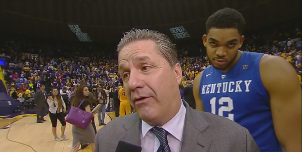
#> input picture towns.png, 302 x 152 px
$ python towns.py   (Python 2 division)   (older library calls are emulated)
#> lines starting #> are read from the running program, lines starting #| are printed output that depends on the picture
import cv2

def avg(couple):
	return sum(couple)/2

CHARS = " `'~.,:;i1tfLCG0"

towns = cv2.imread("towns.png", cv2.CV_LOAD_IMAGE_GRAYSCALE)
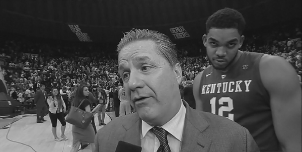
#> towns: shape (152, 302); min 12, max 221, mean 72.8
#towns = cv2.resize(towns, (100,100))

row_pairs = [towns[it:it+2] for it in range(0, len(towns), 2)]
#> row_pairs = 76 items
row_tuples = [zip(row[0], row[1]) for row in row_pairs]
#> row_tuples = 76 items
rows = [map(lambda (tup): avg(tup), row) for row in row_tuples]
#> rows = 76 items

newim = []
for row in rows:
	new = []
	for pix in row:
		new.append(CHARS[pix/15])
	newim.append(new)
#> this loop made 76 passes
#> after the loop, newim = 76 items


for row in newim:
	print("".join(row))
